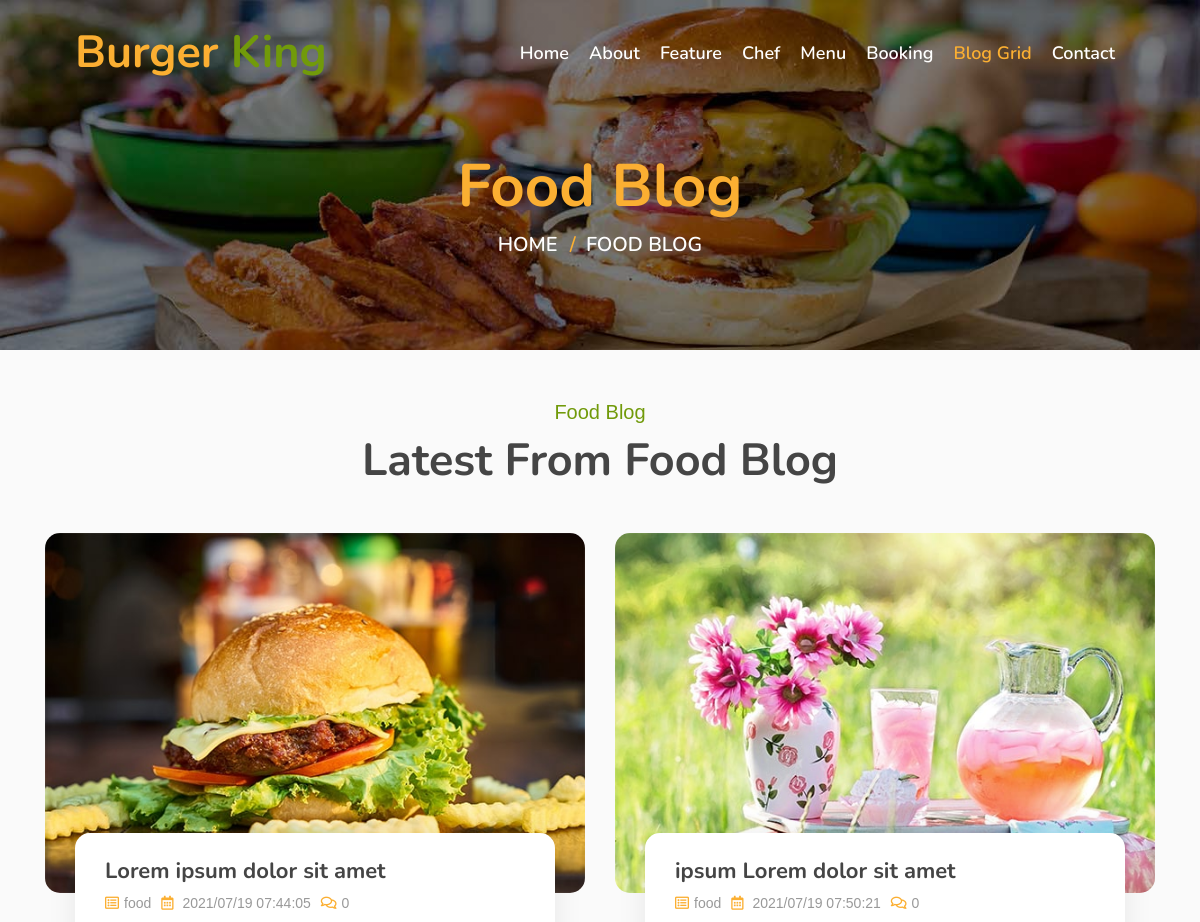
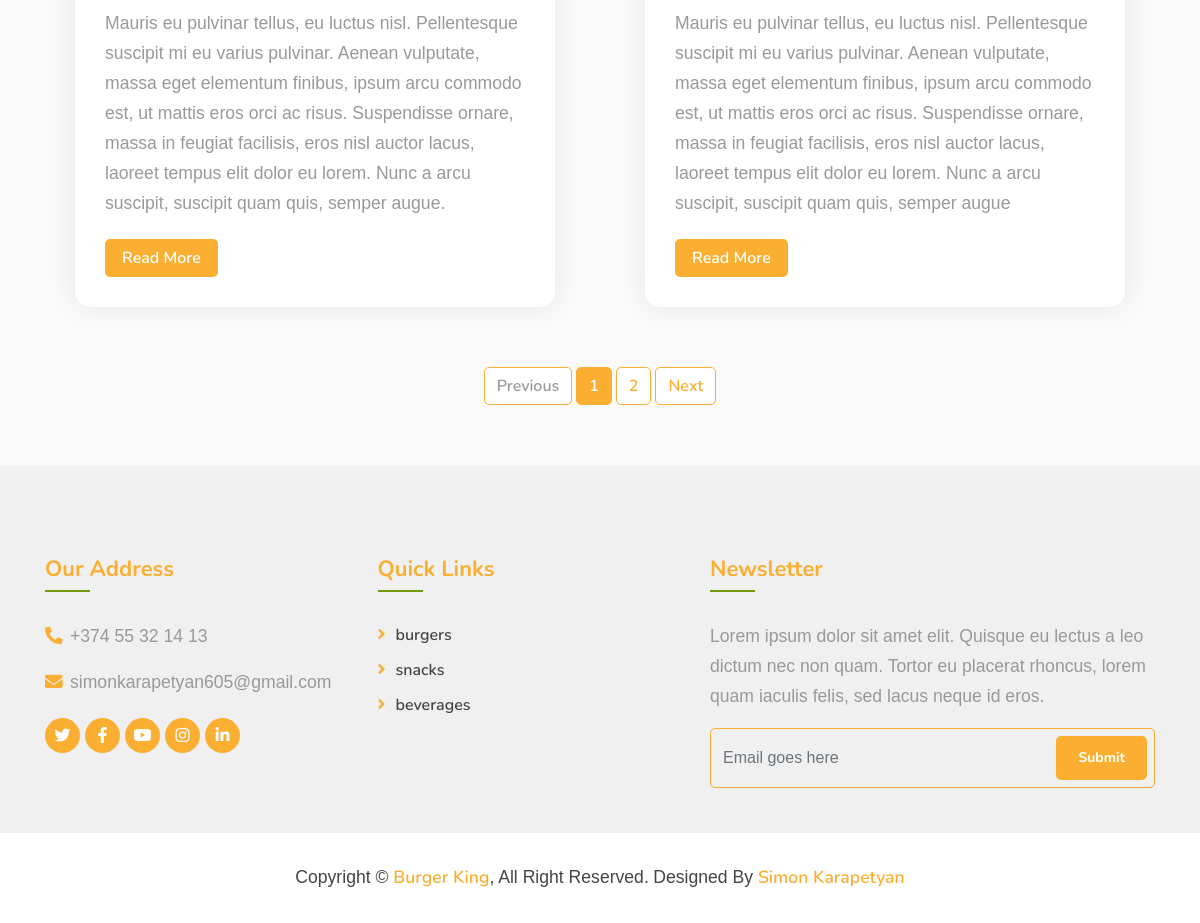
Screenshot of /blog.php with the database file from the repository (2 pictures, top to bottom).
### tables this page shows
CREATE TABLE `food_blog` (
  `id` int(16) NOT NULL,
  `title1` varchar(256) NOT NULL,
  `title2` varchar(256) NOT NULL,
  `title3` varchar(256) NOT NULL,
  `info1` text NOT NULL,
  `info2` text NOT NULL,
  `info3` text NOT NULL,
  `img` varchar(128) NOT NULL,
  `categories` varchar(128) NOT NULL,
  `date` int(32) NOT NULL,
  `tag` text NOT NULL
);

CREATE TABLE `food_categories` (
  `id` int(16) NOT NULL,
  `name` varchar(128) NOT NULL,
  `info` text NOT NULL,
  `img` varchar(128) NOT NULL
);

### blog.php (the view, shortened to what this page needs)
<!DOCTYPE html>
<html lang="en">
<head>
    <link href="https://stackpath.bootstrapcdn.com/bootstrap/4.4.1/css/bootstrap.min.css" rel="stylesheet">
    <link href="https://cdnjs.cloudflare.com/ajax/libs/font-awesome/5.10.0/css/all.min.css" rel="stylesheet">
    <link href="lib/animate/animate.min.css" rel="stylesheet">
    <link href="lib/owlcarousel/assets/owl.carousel.min.css" rel="stylesheet">
    <link href="lib/flaticon/font/flaticon.css" rel="stylesheet">
    <link href="lib/tempusdominus/css/tempusdominus-bootstrap-4.min.css" rel="stylesheet" />
    <link href="css/style.css" rel="stylesheet">
</head>
<body>
    <?php
    require_once "./components/header.php" ?>
    <?php
    require_once "./components/topSection.php";
    ?>
    <div class="blog">
        <div class="container">
            <div class="section-header text-center">
                <p>Food Blog</p>
                <h2>Latest From Food Blog</h2>
            </div>
            <div class="row">
                <?php
                require_once "./php/db.php";
                $tag = isset($_GET['tag']) ? $_GET['tag'] : false;
                $itemsCount = 2;
                $page = isset($_GET["page"]) ? $_GET["page"] : 1;
                $from = ($page - 1) * 2;
                if ($tag != false) {
                    $query = "SELECT id, title1, info1, img, categories, tag, date FROM food_blog WHERE tag LIKE '%" . $tag . "%' LIMIT $from, $itemsCount";
                    $query2 = "SELECT id, title1, info1, img, categories, tag, date FROM food_blog WHERE tag LIKE '%" . $tag . "%'";
                } else {
                    $query = "SELECT id, title1, info1, img, categories, tag, date FROM food_blog LIMIT $from, $itemsCount";
                    $query2 = "SELECT id FROM food_blog";
                }
                $result2 = mysqli_query($mysqli, $query2);
                $dataCount = ceil(mysqli_num_rows($result2) / 2);
                $result = mysqli_query($mysqli, $query);
                while ($row = mysqli_fetch_assoc($result)) {
                ?>
                    <div class="col-md-6">
                        <div class="blog-item">
                            <div class="blog-img">
                                <img src="img/blogGrid/<?php echo $row['img'] ?>" alt="<?php echo $row['title1'] ?>">
                            </div>
                            <div class="blog-content">
                                <h2 class="blog-title"><?php echo $row['title1'] ?></h2>
                                <div class="blog-meta">
                                    <p><i class="far fa-list-alt"></i><?php echo $row['categories'] ?></p>
                                    <p><i class="far fa-calendar-alt"></i>
                                        <?php echo date("Y/m/d H:i:s", $row['date']) ?>
                                    </p>
                                    <?php
                                    $query1 = "SELECT id FROM comment WHERE blog_id = '" . $row["id"] . "'";
                                    $result1 = mysqli_query($mysqli, $query1);
                                    $count = mysqli_num_rows($result1);
                                    ?>
                                    <p><i class="far fa-comments"></i><?php echo $count; ?></p>
                                </div>
                                <div class="blog-text">
                                    <p><?php echo $row['info1'] ?></p>
                                    <a class="btn custom-btn" href="single.php?id=<?php echo $row['id'] ?>">Read More</a>
                                </div>
                            </div>
                        </div>
                    </div>
                <?php
                }
                ?>
            </div>
            <div class="row">
                <div class="col-12">
                    <ul class="pagination justify-content-center">
                        <li class="page-item <?php if (isset($page) && $page == 1) {
                                                    echo 'disabled';
                                                } else {
                                                    echo false;
                                                } ?>">
                            <a class="page-link" href="?tag=<?php echo $_GET['tag'] ?>&page=<?php echo $page - 1 ?>">Previous</a>
                        </li>
                        <?php for ($i = 1; $i <= $dataCount; $i++) { ?>
                            <li class="page-item <?php if ($page == $i) {
                                                        echo 'active';
                                                    } else {
                                                        echo false;
                                                    } ?>">
                                <a class="page-link" href="?tag=<?php echo $_GET['tag'] ?>&page=<?= $i ?>"><?= $i ?></a>
                            </li>
                        <?php } ?>
                        <li class="page-item <?php if (isset($page) && $page == $dataCount) {
                                                    echo 'disabled';
                                                } else {
                                                    echo false;
                                                } ?>">
                            <a class="page-link" href="?tag=<?php echo $_GET['tag'] ?>&page=<?php echo $page + 1 ?>">Next</a>
                        </li>
                    </ul>
                </div>
            </div>
        </div>
    </div>
    <?php require_once "./components/footer.php" ?>
</body>
</html>

### components/footer.php (shortened to what this page needs)
<div class='footer'>
    <div class='container'>
        <div class='row'>
            <div class='col-lg-7'>
                <div class='row'>
                    <div class='col-md-6'>
                        <div class='footer-contact'>
                            <h2>Our Address</h2>
                            <p><i class='fa fa-phone-alt'></i>+374 55 32 14 13</p>
                            <p><i class='fa fa-envelope'></i>simonkarapetyan605@gmail.com</p>
                            <div class='footer-social'>
                                <a href=''><i class='fab fa-twitter'></i></a>
                                <a href=''><i class='fab fa-facebook-f'></i></a>
                                <a href=''><i class='fab fa-youtube'></i></a>
                                <a href=''><i class='fab fa-instagram'></i></a>
                                <a href=''><i class='fab fa-linkedin-in'></i></a>
                            </div>
                        </div>
                    </div>
                    <div class='col-md-6'>
                        <div class='footer-link'>
                            <h2>Quick Links</h2>
                            <?php
                            require_once "php/db.php";
                            $query = "SELECT name FROM food_categories";
                            $result = mysqli_query($mysqli, $query);
                            while ($row = mysqli_fetch_assoc($result)) {
                            ?>
                                <a href='menu.php#menu'><?php echo $row["name"] ?></a>
                            <?php } ?>
                        </div>
                    </div>
                </div>
            </div>
            <div class='col-lg-5'>
                <div class='footer-newsletter'>
                    <h2>Newsletter</h2>
                    <p>
                        Lorem ipsum dolor sit amet elit. Quisque eu lectus a leo dictum nec non quam. Tortor eu placerat rhoncus, lorem quam iaculis felis, sed lacus neque id eros.
                    </p>
                    <div class='form suscribe-form'>
                        <input class='form-control subscribe-inp' placeholder='Email goes here'>
                        <button class='btn custom-btn subscribe-btn'>Submit</button>
                    </div>
                </div>
            </div>
        </div>
    </div>
    <div class='copyright'>
        <div class='container'>
            <p>Copyright &copy; <a href='#'>Burger King</a>, All Right Reserved.</p>
            <p>Designed By <a href='http://simon-portfolio.epizy.com/'>Simon Karapetyan</a></p>
        </div>
    </div>
</div>

### css/style.css (style rules this page uses)
body { color: #757575; background: #ffffff; font-family: 'open sans', sans-serif; }
h1, h2, h3, h4, h5, h6 { color: #454545; font-family: 'Nunito', sans-serif; }
a { font-family: 'Nunito', sans-serif; font-weight: 600; color: #fbaf32; transition: .3s; }
.btn.custom-btn { padding: 12px 25px; font-family: 'Nunito', sans-serif; font-size: 16px; font-weight: 600; color: #ffffff; background: #fbaf32; border: 2px solid #fbaf32; border-radius: 5px; transition: .5s; }
.section-header { position: relative; margin-bottom: 45px; }
.section-header p { color: #719a0a; margin-bottom: 5px; position: relative; font-size: 20px; }
.section-header h2 { margin: 0; position: relative; font-size: 45px; font-weight: 700; }
.blog { position: relative; width: 100%; padding: 45px 0 0 0; }
.blog .blog-item { position: relative; }
.blog .blog-img { position: relative; width: 100%; border-radius: 15px; overflow: hidden; z-index: 1; }
.blog .blog-img img { width: 100%; }
.blog .blog-content { position: relative; width: calc(100% - 60px); top: -60px; left: 30px; padding: 25px 30px 30px 30px; background: #ffffff; box-shadow: 0 0 30px rgba(0, 0, 0, .08); border-radius: 15px; z-index: 2; }
.blog .blog-content h2.blog-title { font-size: 22px; font-weight: 700; }
.blog .blog-meta { position: relative; display: flex; flex-wrap: wrap; margin-bottom: 15px; }
.blog .blog-meta p { margin: 0 10px 0 0; font-size: 14px; color: #999999; }
.blog .blog-meta i { color: #fbaf32; margin-right: 5px; }
.blog .blog-meta p:last-child { margin: 0; }
.blog .blog-text { position: relative; }
.blog .blog-text p { margin-bottom: 10px; }
.blog .blog-item a.btn { margin-top: 10px; padding: 5px 15px; }
.blog .pagination .page-link { color: #fbaf32; border-radius: 5px; border-color: #fbaf32; margin: 0 2px; }
.blog .pagination .page-link:hover, .blog .pagination .page-item.active .page-link { color: #ffffff; background: #fbaf32; }
.blog .pagination .disabled .page-link { color: #999999; }
.footer { position: relative; margin-top: 45px; padding-top: 90px; background: rgba(0, 0, 0, .04); }
.footer .footer-contact, .footer .footer-link, .footer .footer-newsletter { position: relative; margin-bottom: 45px; color: #454545; }
.footer .footer-contact h2, .footer .footer-link h2, .footer .footer-newsletter h2 { position: relative; margin-bottom: 30px; padding-bottom: 10px; font-size: 22px; font-weight: 700; color: #fbaf32; }
.footer .footer-contact h2::after, .footer .footer-link h2::after, .footer .footer-newsletter h2::after { position: absolute; content: ""; width: 45px; height: 2px; bottom: 0; left: 0; background: #719a0a; }
.footer .footer-link a { display: block; margin-bottom: 10px; color: #454545; transition: .3s; }
.footer .footer-link a::before { position: relative; content: "\f105"; font-family: "Font Awesome 5 Free"; font-weight: 900; margin-right: 10px; color: #fbaf32; }
.footer .footer-contact p i { width: 25px; color: #fbaf32; }
.footer .footer-social { position: relative; margin-top: 20px; display: flex; }
.footer .footer-social a { display: inline-block; margin-right: 5px; width: 35px; height: 35px; display: flex; align-items: center; justify-content: center; background: #fbaf32; border-radius: 35px; font-size: 16px; color: #ffffff; }
.footer .footer-social a:last-child { margin: 0; }
.footer .footer-newsletter .form { position: relative; width: 100%; }
.footer .footer-newsletter input { height: 60px; background: transparent; border: 1px solid #fbaf32; border-radius: 5px; }
.footer .footer-newsletter .btn { position: absolute; top: 8px; right: 8px; height: 44px; padding: 8px 20px; font-size: 14px; font-weight: 700; }
.footer .copyright { position: relative; width: 100%; padding: 30px 0; text-align: center; background: #ffffff; }
.footer .copyright p { margin: 0; display: inline-block; color: #454545; }
.footer .copyright p a { color: #fbaf32; }
body { font-family: 'Poppins', sans-serif; background: #fafafa; }
p { font-family: 'Poppins', sans-serif; font-size: 1.1em; font-weight: 300; line-height: 1.7em; color: #999; }

### rows the page displays
food_blog: img (picture), title1 "Lorem ipsum dolor sit amet", categories "food", date "2021/07/19 07:44:05", count "0", info1 "Mauris eu pulvinar tellus, eu luctus nisl. Pellentesque suscipit mi eu varius pulvinar. Aenean vulputate, massa eget elementum finibus, ipsum arcu commodo est, ut mattis eros orci ac risus. Suspendisse ornare, massa in feugiat facilisis, eros nisl auctor lacus, laoreet tempus elit dolor eu lorem. Nunc a arcu suscipit, suscipit quam quis, semper augue."
food_blog: img (picture), title1 "ipsum Lorem dolor sit amet", categories "food", date "2021/07/19 07:50:21", count "0", info1 "Mauris eu pulvinar tellus, eu luctus nisl. Pellentesque suscipit mi eu varius pulvinar. Aenean vulputate, massa eget elementum finibus, ipsum arcu commodo est, ut mattis eros orci ac risus. Suspendisse ornare, massa in feugiat facilisis, eros nisl auctor lacus, laoreet tempus elit dolor eu lorem. Nunc a arcu suscipit, suscipit quam quis, semper augue"
food_categories: name "burgers"
food_categories: name "snacks"
food_categories: name "beverages"

### other values shown
$title "Food Blog"
$title "FOOD BLOG"
